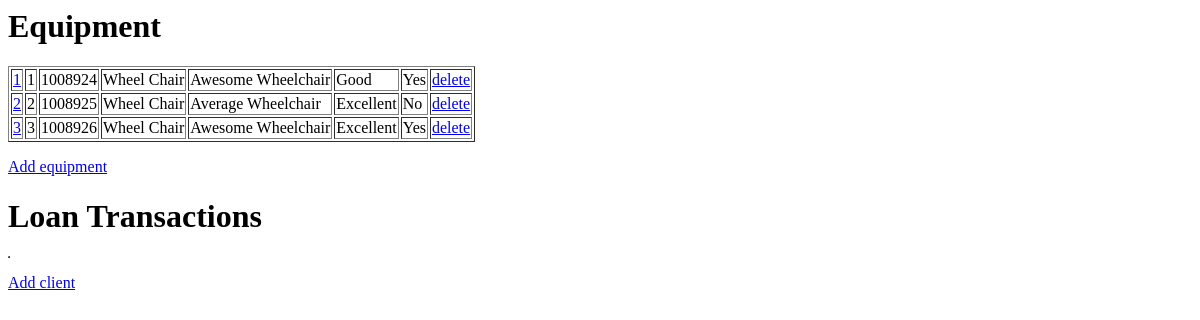
/, run on an earlier commit of the app's database.
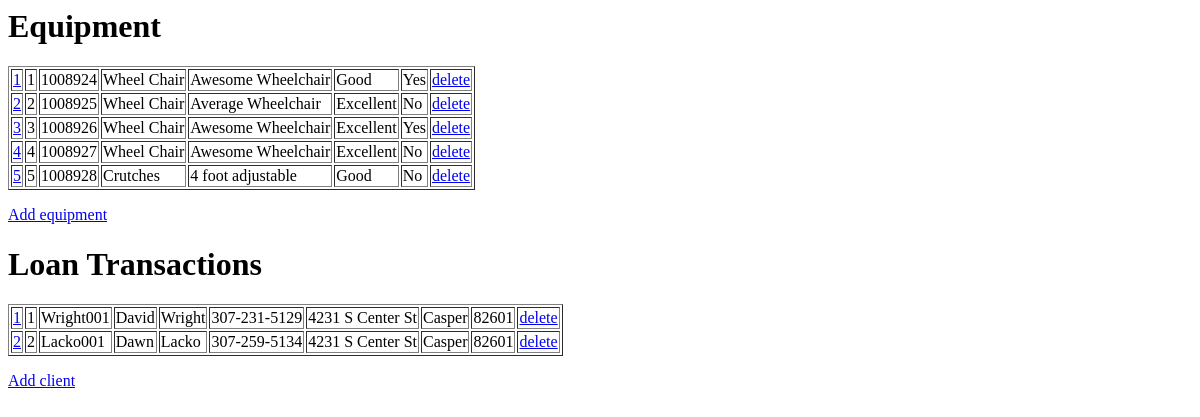
And on a later commit of the database.
### loans/models.py (models this page shows)
class Equipment(models.Model):
    invnumber = models.IntegerField()
    category = models.CharField(max_length=10)
    description = models.CharField(max_length=225)
    condition = models.CharField(max_length=225)
    checkedout = models.CharField(max_length=5)

class Clients(models.Model):
    clientID = models.CharField(max_length=20)
    first_name = models.CharField(max_length=50)
    last_name = models.CharField (max_length=50)
    phone_number = models.CharField(max_length=20)
    address = models.CharField(max_length=50)
    city = models.CharField(max_length=20)
    zip = models.IntegerField()

### loans/views.py (the view)
# urls.py: 2. Add a URL to urlpatterns:  path('', views.home, name='home')
def home(request):
 items = Equipment.objects.all().values()
 clients = Clients.objects.all().values()
 template = loader.get_template('home.html')
 context = {
   'items': items,
   'clients': clients,
 }
 return HttpResponse(template.render(context, request))

### loans/templates/home.html
<h1>Equipment</h1>
<table border="1">
{% for x in items %}
<tr>
   <td><a href="update/{{ x.id }}">{{ x.id }}</a></td>
   <td>{{ x.id }}</td>
   <td>{{ x.invnumber }}</td>
   <td>{{ x.category }}</td>
   <td>{{ x.description }}</td>
   <td>{{ x.condition }}</td>
   <td>{{ x.checkedout }}</td>
   <td><a href="del_equip/{{ x.id }}">delete</a></td>
</tr>
{% endfor %}
</table>
<p>
   <a href="add/">Add equipment</a>
   </p>
<h1>Loan Transactions</h1>
<table border="1">
{% for x in clients %}
<tr>
   <td><a href="update1/{{ x.id }}">{{ x.id }}</a></td>
   <td>{{ x.id }}</td>
   <td>{{ x.clientID }}</td>
   <td>{{ x.first_name }}</td>
   <td>{{ x.last_name }}</td>
   <td>{{ x.phone_number }}</td>
   <td>{{ x.address }}</td>
   <td>{{ x.city }}</td>
   <td>{{ x.zip }}</td>
   <td><a href="delete/{{ x.id }}">delete</a></td>
</tr>
{% endfor %}
</table>
<p>
   <a href="add1/">Add client</a>
   </p>

What changed in the data, as far as the page shows it:
added Equipment: id "4", invnumber "1008927", category "Wheel Chair", description "Awesome Wheelchair", condition "Excellent", checkedout "No"
added Equipment: id "5", invnumber "1008928", category "Crutches", description "4 foot adjustable", condition "Good", checkedout "No"
added Clients: id "1", clientID "Wright001", first_name "David", last_name "Wright", phone_number "307-231-5129", address "4231 S Center St", city "Casper", zip "82601"
added Clients: id "2", clientID "Lacko001", first_name "Dawn", last_name "Lacko", phone_number "307-259-5134", address "4231 S Center St", city "Casper", zip "82601"
